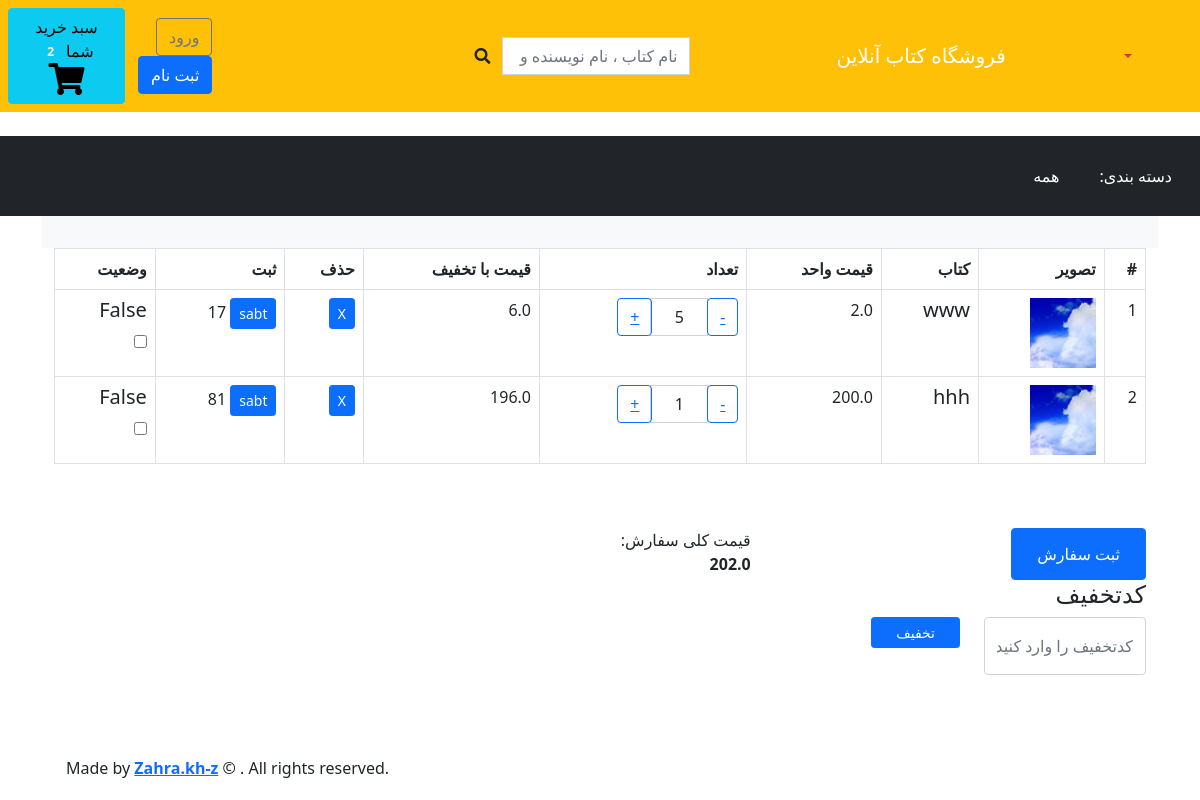
Page /order-summary/ (signed in) on the committed database.
### orders/models.py (models this page shows, shortened)
class Invoice(models.Model):
    class Meta:
        ordering = ["created"]  # ordering by the created field
        verbose_name = 'سبد خرید'
        verbose_name_plural = 'سبدهای خرید'
    STATUS_CHOICES = (('Pending', 'سفارش'), ('Delivered', 'ثبت شده'))
    user = models.ForeignKey(settings.AUTH_USER_MODEL, on_delete=models.CASCADE)
    status = models.CharField(max_length=12, choices=STATUS_CHOICES, default='Pending')
    created = models.DateTimeField(auto_now_add=True)
    discount = models.ForeignKey(DiscountCode, related_name='discounts_ord', null=True, blank=True,
                                 on_delete=models.CASCADE)
    total_price = models.BigIntegerField(null=True, blank=True)
    ordered = models.BooleanField(default=False)
    items = models.ManyToManyField(InvoiceItem)
    email = models.EmailField(unique=True, blank=True, null=True)
    address = models.ForeignKey(Address, on_delete=models.DO_NOTHING, related_name='addr_ord', blank=True, null=True)
    def get_total_price(self):
        total = sum(item.price_off() for item in self.items.all())
        return total

class InvoiceItem(models.Model):
    class Meta:
        verbose_name = 'سفارش'
        verbose_name_plural = 'سفارش ها'
    item = models.ForeignKey(Book, on_delete=models.CASCADE)
    price = models.IntegerField(null=True, blank=True)
    quantity = models.IntegerField(default=1)
    ordered = models.BooleanField(default=False)
    user = models.ForeignKey(settings.AUTH_USER_MODEL, on_delete=models.CASCADE)
    def price_off(self):
        b = self.item.book_off.get(book__book_off__type_discount='Cash')
        if b.amount:
            price_off = (self.item.price * self.quantity)- b.amount
        else:
            price_off = self.price
        return price_off

### product/models.py (models this page shows, shortened)
class Book(models.Model):
    LABEL = (('New', 'جدید'), ('BestSeller', 'پرفروش'))
    class Meta:
        verbose_name = 'کتاب'
        verbose_name_plural = 'کتاب ها'
        ordering = ["label", "-create_date"]
        index_together = (('id', 'slug'),)
    """
    بعد از تکمیل کد، اتریبیوت uuid جایگزین شود
    """
    label = models.CharField(choices=LABEL, max_length=12)
    title = models.CharField(max_length=200)
    author = models.CharField(max_length=200)
    create_date = models.DateTimeField(auto_now_add=True)
    price = models.FloatField(default=0.0)
    category = models.ManyToManyField(Category, related_name='books_cat')
    picture = models.ImageField(upload_to='picture/', blank=True, null=True)
    slug = models.SlugField(max_length=200, db_index=True)
    available = models.BooleanField(default=True)
    inventory = models.IntegerField(default=0)
    can_backorder = models.BooleanField(default=False)
    @property
    def can_order(self):
        if self.has_inventory():
            return True
        elif self.can_backorder:
            return True
        return False
    @property
    def order_btn_title(self):
        if self.can_order and not self.has_inventory():
            return "Backorder"
        if not self.can_order:
            return f"Cannot purchase. inventory is {self.inventory}"
        return "Purchase"
    def has_inventory(self):
        if self.inventory > 0:
            a = self.inventory
        return self.inventory > 0  # True or False
    def remove_items_from_inventory(self, count=1, save=True):
        current_inv = self.inventory
        current_inv -= count
        self.inventory = current_inv
        if save == True:
            self.save()
        return self.inventory

class Discount(models.Model):
    DISCOUNT = (('Percent', 'درصدی'), ('Cash', 'نقدی'),)
    type_discount = models.CharField(max_length=12, choices=DISCOUNT)
    amount = models.IntegerField(validators=[MinValueValidator(0), MaxValueValidator(100)], blank=True, null=True)
    percent = models.DecimalField(decimal_places=2, max_digits=5, blank=True, null=True)
    max_use = models.IntegerField('Max number of items')
    active = models.BooleanField(default=True)
    book = models.ManyToManyField(Book, related_name='book_off')
    class Meta:
        verbose_name = 'تخفیف'
        verbose_name_plural = 'تخفیف ها'

### product/views.py (the view)
# urls.py: path('order-summary/', OrderSummaryView.as_view(), name='order-summary'),
class OrderSummaryView(LoginRequiredMixin, View):
    def get(self, *args, **kwargs):
        try:
            order = Invoice.objects.get(user=self.request.user, ordered=False)
            context = {
                'object': order
            }
            return render(self.request, 'order_summary.html', context)
        except ObjectDoesNotExist:
            messages.warning(self.request, "سفارشی ندارید")
            return redirect("/")

### product/templatetags/cart_template_tags.py (called while the page is built)
@register.filter
def cart_item_count(user):
    if user.is_authenticated:
        qs = Invoice.objects.filter(user=user, ordered=False)
        if qs.exists():
            return qs[0].items.count()
    return 0

### templates/order_summary.html (shortened to what this page needs)
{%extends 'base.html'%}{%load static%}{%block content%}
<div class="bg-light py-3">
</div>
<div class="site-section">
  <div class="container">
    <div class="row mb-5">
      <form class="col-md-12" method="post">
        <div class="site-blocks-table">
          <table class="table table-bordered">
            <thead>
              <tr>
                <th class="product-count">#</th>
                <th class="product-thumbnail">تصویر</th>
                <th class="product-name">کتاب</th>
                <th class="product-price">قیمت واحد</th>
                <th class="product-quantity">تعداد</th>
                <th class="product-total">قیمت با تخفیف</th>
                <th class="product-remove">حذف</th>
                <th class="product-sabt">ثبت</th>
                <th class="product-sabt">وضعیت</th>
              </tr>
            </thead>
            <tbody>
              {% for order_item in object.items.all %}
              <tr>
                <td class="product-count">{{forloop.counter}}</td>
                <td class="product-thumbnail">
                  <img style="max-width: 70px; max-height: 70px;"
                    src="{{ order_item.item.picture.url }}"
                    alt="Image"
                    class="img-fluid"
                  />
                </td>
                <td class="product-name">
                  <h2 class="h5 text-black">{{ order_item.item.title }}</h2>
                </td>
                <td>
                  {{order_item.item.price}}
                </td>
                <td>
                  <div class="input-group mb-3" style="max-width: 120px;">
                    <div class="input-group-append">
                      <button
                        class="btn btn-outline-primary js-btn-minus"
                        type="button"
                      >
                        <a
                          href="{% url 'product:remove-single-item-from-cart' order_item.item.slug %}"
                          >-</a>
                      </button>
                    </div>
                    <input
                      type="text"
                      class="form-control text-center"
                      value="{{ order_item.quantity }}"
                      placeholder=""
                      aria-label="Example text with button addon"
                      aria-describedby="button-addon1"
                    />
                    <div class="input-group-append">
                      <button
                        class="btn btn-outline-primary js-btn-plus"
                        type="button"
                      >
                        <a
                          href="{% url 'product:add-to-cart' order_item.item.slug %}"
                          >+</a
                        >
                      </button>
                    </div>
                  </div>
                </td>
                <td>
                  {{ order_item.price_off }}
                </td>
                <td>
                  <a
                    href="{% url 'product:remove-from-cart' order_item.item.slug %}"
                    class="btn btn-primary height-auto btn-sm"
                    >X</a
                  >
                </td>
                <td>
                {% if order_item.item.order_btn_title == "Purchase" and order_item.quantity < order_item.item.inventory %}
                  <a
                    class="btn btn-primary height-auto btn-sm">sabt</a>
                 {{ order_item.item.remove_items_from_inventory }}
                    {% else %}
                     no book
                     {% endif %}
                </td>
              <td class="product-name">
                  <h2 class="h5 text-black">{{ order_item.ordered }}</h2>
                  <input type="checkbox" class="custom-control-input" id="customSwitches"
                         {% if order_item.ordered %}checked{% endif %}>
                </td>
              </tr>
              {%endfor%}
            </tbody>
          </table>
        </div>
      </form>
    </div>
    <div class="row">
      <div class="col-md-6">
        <div class="row mb-5">
          <div class="col-md-6">
            <button class="btn btn-primary ">
              <a class="btn btn-primary ml-3" href="{%url 'product:order_create'%}">ثبت سفارش</a>
            </button>
        <div class="row">
            <label class="text-black h4" for="coupon">کدتخفیف</label>
          <div class="col-md-8 mb-3 mb-md-0">
            <input
              type="text"
              class="form-control py-3"
              id="coupon"
              placeholder="کدتخفیف را وارد کنید"
            />
          </div>
          <div class="col-md-4">
            <button class="btn btn-primary btn-sm px-4"> تخفیف</button>
          </div>
        </div>
      </div>
      <div class="col-md-6 pl-5">
        <div class="row justify-content-end">
          <div class="col-md-7">
            <div class="row mb-5">
                <span class="text-black"> قیمت کلی سفارش:</span>
              <div class="col-md-6 text-right">
                <strong class="text-black">{{ object.get_total_price }}</strong>
              </div>
            </div>
          </div>
        </div>
      </div>
    </div>
  </div>
</div>
{%endblock%}

### templates/base.html (shortened to what this page needs)
{% load cart_template_tags %}
<!doctype html>
<html lang="en">
<head>
    <link rel="stylesheet" href="https://cdnjs.cloudflare.com/ajax/libs/izitoast/1.4.0/css/iziToast.min.css" />
    <link rel="stylesheet" href="https://cdn.datatables.net/1.10.9/css/jquery.dataTables.min.css" />
    <link href="https://cdn.jsdelivr.net/npm/bootstrap@5.0.2/dist/css/bootstrap.min.css" rel="stylesheet">
    <link rel="stylesheet" href="https://cdn.jsdelivr.net/npm/bootstrap@5.0.2/dist/css/bootstrap.rtl.min.css">
        <link
        rel="stylesheet"
        href="https://use.fontawesome.com/releases/v5.8.2/css/all.css"
/>
</head>
<body dir="RTL">
        <nav class="navbar navbar-expand-md navbar-dark bg-warning mb-4 p-2 sticky-top">
            <div class="collapse navbar-collapse" id="navbarCollapse" >
                    <ul class="navbar-nav ml-auto mx-5 " >
                        <li class="nav-item dropdown">
                          <a class="nav-link dropdown-toggle text-danger" href="#" id="userMenu"
                             role="button" data-bs-toggle="dropdown" aria-expanded="false" style="margin-left: 10px">
                          </a>
                        </li>
                     </ul>
            </div>
                <a class="navbar-brand mx-5" href="#"  >فروشگاه کتاب آنلاین</a>
            <form class="form-inline mt-2 mt-md-0" action="{% url 'product:search_results' %}" method="get" style="margin-right: 50px">
            <div class="search-input input-group " >
            <input type="text" role="search" name="q" id="SearchTerm" class="form-control ui-autocomplete-input" placeholder="نام کتاب ، نام نویسنده و ..." autocomplete="off">
                <span class="input-group-btn">
                    <button class="btn" type="submit" id="BtnSearch">
                        <i class="fas fa-search"></i>
                    </button>
                </span>
            </div>
            </form>
            <div class="collapse navbar-collapse" id="navbarCollapse" >
                    <form class="form-inline ml-auto" style="margin-right: 250px">
                        <a href="#" class="btn btn-outline-secondary" style="margin-left: 10px">ورود</a>
                        <a href="#" class="btn btn-primary ml-3" style="margin-left: 10px">ثبت نام</a>
                    </form>
                <a id="btnCart" href="{% url 'product:order-summary' %}" class="btn btn-info  pull-left">
                    <span class="hidden-xs">سبد خرید شما</span>
                    {% if request.user|cart_item_count != 0 %}
                    <span class="badge red z-depth-1 mr-1"> {{ request.user|cart_item_count }} </span>
                    {% endif %}
                    <i class="fas fa-shopping-cart fa-2x"></i>
                 </a>
            </div>
        </nav>
    <nav id='navbar' class=" navbar navbar-expand-lg bg-dark" >
        <ul class="ms-auto navbar-nav flex-row ms-md-2" dir="rtl">
            <li class="nav-item m-1 text-white p-3" >دسته بندی:</li>
            <li {% if not category %} class="nav-item m-1 selected" {% endif %}>
                <a class="nav-link active text-white p-3" href="{% url 'product:product_list' %}">همه</a>
            </li>
        </ul>
     </nav>
        <div class="container">
            {% block content %}
            {% endblock content %}
        </div>
    <footer dir="LTR">
        <div class="text-center px-4" style="position: fixed;bottom: 20px;">
            Made by
            <strong><a href="https://github.com/zahra-kh-z" target="_blank">Zahra.kh-z</a></strong>
            © . All rights reserved.
        </div>
    </footer>
    </body>
</html>

### rows in the picture
InvoiceItem: item.picture (picture), item "www", item.price "2.0", quantity "5", price_off "6.0", item.remove_items_from_inventory "17", ordered "False"
InvoiceItem: item.picture (picture), item "hhh", item.price "200.0", quantity "1", price_off "196.0", item.remove_items_from_inventory "81", ordered "False"
Invoice: get_total_price "202.0"

### other values in the picture
{{ request.user|cart_item_count }} "2"
